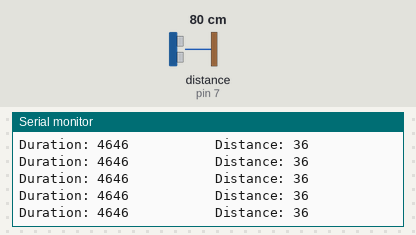
The sketch below on a simulated Arduino Uno, built with avr-gcc and run on an emulated ATmega328P. Shown: the last lines printed to the serial monitor. Wiring (inferred from the names in the program): ultrasonic range finder: trigger pin 8; echo pin 7. The test bench sets the inputs (shaded band); at power-on: distance to the obstacle (sensor on pin 7) 80 cm. The echo pulse lasts 58.3 µs per cm.

Above: at 1.2 s.
1.3 s: distance to the obstacle (sensor on pin 7) set to 2 cm
At 1.41 s:
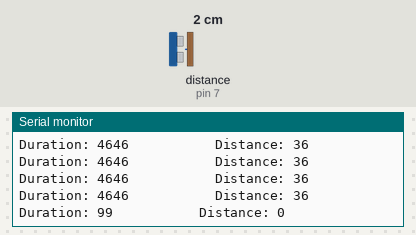
4.3 s: distance to the obstacle (sensor on pin 7) set to 250 cm
At 4.44 s:
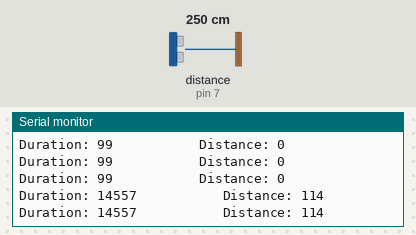
7.3 s: distance to the obstacle (sensor on pin 7) set to 4 cm
At 7.3 s:
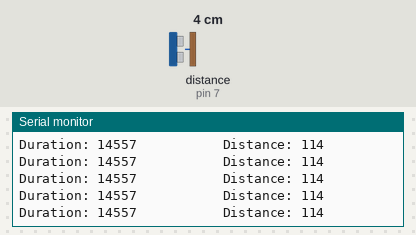
10.3 s: distance to the obstacle (sensor on pin 7) set to 35 cm
At 10.44 s:
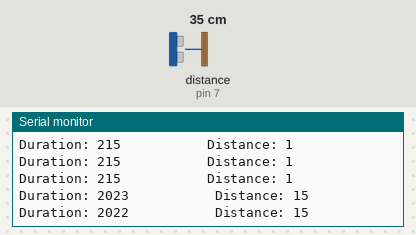
13.3 s: distance to the obstacle (sensor on pin 7) set to 9 cm
At 13.31 s:
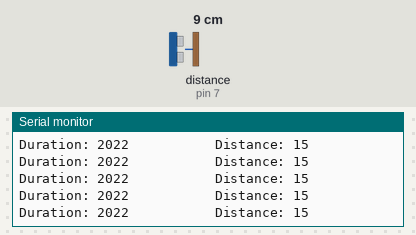
16.3 s: distance to the obstacle (sensor on pin 7) set to 299 cm
At 16.44 s:
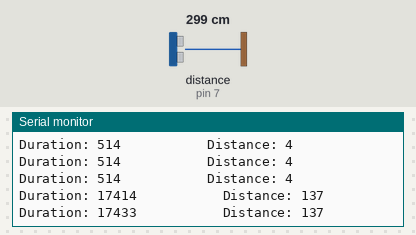
Timing chart, 0 to 19.3 s (numbered marks = the images above; inputs shaded):
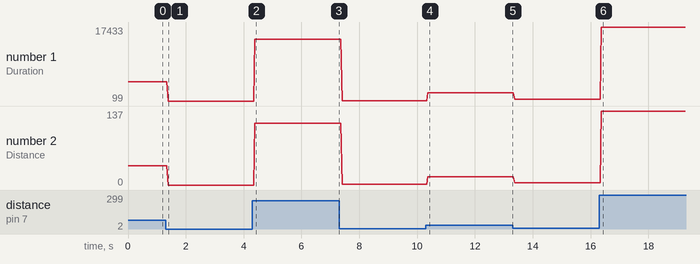

Measured:
- after the input at 1.3 s, the serial monitor: prints a new line after 0.08 s (image 1)
- after the input at 4.3 s, the serial monitor: prints a new line after 0.08 s (image 2)
- after the input at 10.3 s, the serial monitor: prints a new line after 0.07 s (image 4)
- after the input at 16.3 s, the serial monitor: prints a new line after 0.07 s (image 6)
- plotted number 1: 4646 → 99 after the input at 1.3 s, 99 → 14557 after the input at 4.3 s, 14557 → 215 after the input at 7.3 s, 215 → 2022 after the input at 10.3 s, 2022 → 514 after the input at 13.3 s
- plotted number 2: 36 → 0 after the input at 1.3 s, 0 → 114 after the input at 4.3 s, 114 → 1 after the input at 7.3 s, 1 → 15 after the input at 10.3 s, 15 → 4 after the input at 13.3 s

The sketch:

UltrasonicSR04.ino
```cpp
const int echoPin = 7;
const int trigPin = 8;
const int redLed = 9;
const int grnLed = 10;

long duration;
long distance;

void setup()
{
    // initialize serial communication:
    Serial.begin(9600);
    pinMode(echoPin, INPUT);
    pinMode(trigPin, OUTPUT);
}

void loop()
{
    // The Echo is triggered by a HIGH pulse of 15 or more microseconds.
    // Give a short LOW pulse beforehand to ensure a clean HIGH pulse:

    digitalWrite(trigPin, LOW);
    delayMicroseconds(15);
    digitalWrite(trigPin, HIGH);
    delayMicroseconds(15);
    digitalWrite(trigPin, LOW);

    // pulse whose duration is the time (in microseconds) from the sending
    // of the ping to the reception of its echo off of an object.

    duration = pulseIn(echoPin, HIGH);
    distance = duration * 0.007896;

    Serial.print("Duration: ");
    Serial.print(duration);
    Serial.print("           Distance: ");
    Serial.println(distance);

    if (distance >= 6)
    {
        digitalWrite(grnLed, HIGH);
        digitalWrite(redLed, LOW);
    }

    if (distance < 6)
    {
        digitalWrite(redLed, HIGH);
        digitalWrite(grnLed, LOW);
    }

}
```
